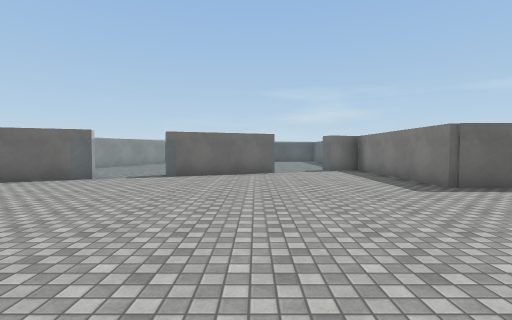
view 1 (above)

12 first-person views from a walk through a Unity game level. The camera is 1.4 m above the floor, tilts 2° down and sees 85° across. The floor is counted in squares, 2 m on a side. Each view is taken from the middle of a square. On the plan, view 1 faces up. The plan holds only what a view shows up to about 9 squares ahead; the rest is blank. The place goes on beyond the plan. The player is left out. Surface patterns are stand-ins for the level's own textures.

view 2
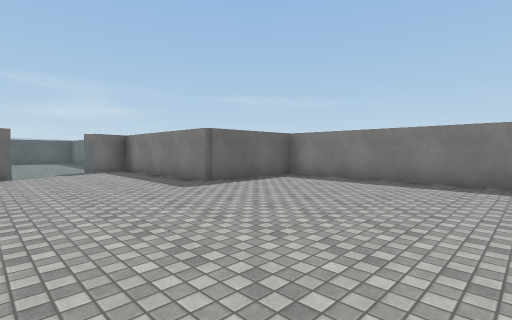

view 3
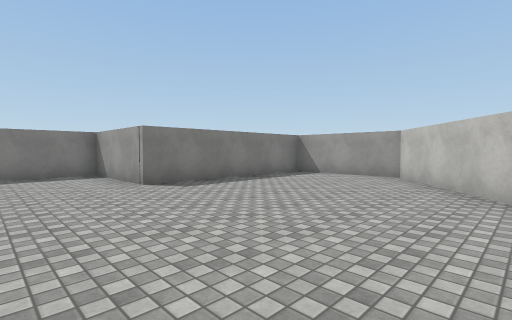

view 4
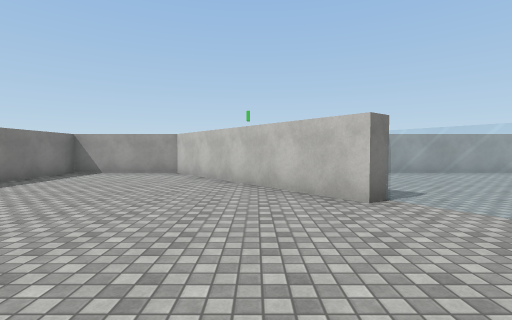

view 5
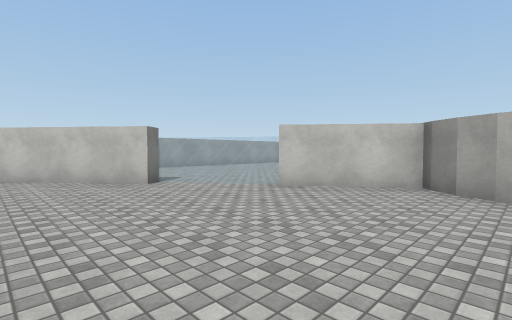

view 6
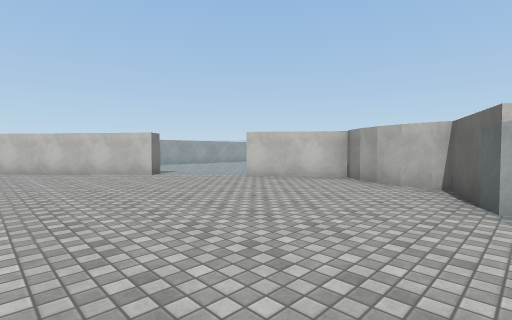

view 7
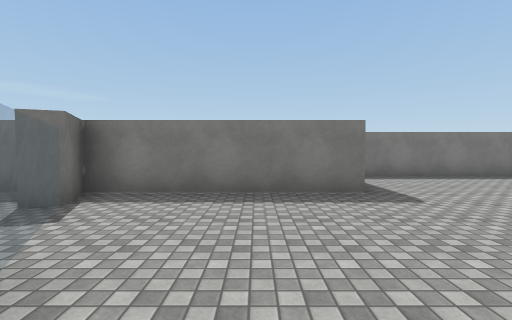

view 8
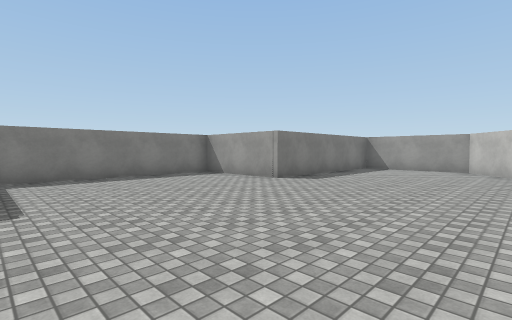

view 9
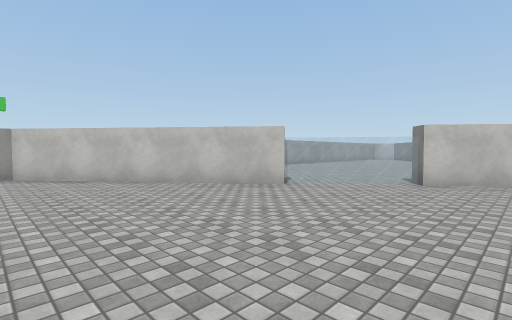

view 10
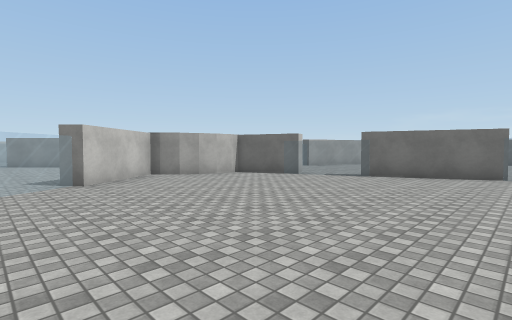

view 11
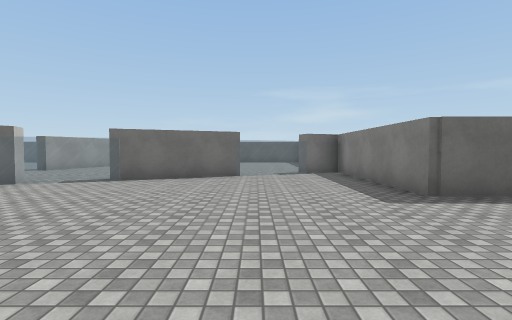

view 12
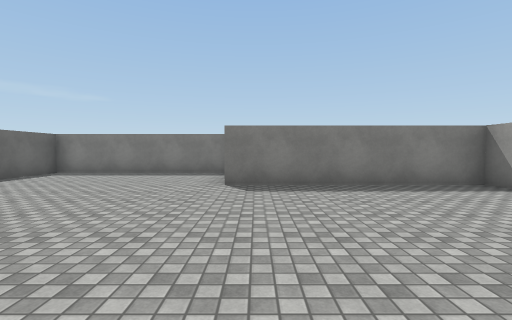

### Floor plan
Points are (right, up) in squares from view 1. A wall is a line through its corners. A room is listed if a view was taken in it or the views show most of it. See-through windows are left out.
Room 1 (views 1, 2, 3, 4, 5, 6, 7, 8, 9, 10, 11, 12)
walls: (-4, -1) (-3.5, -0.7) (0.4, -5.6) (3.6, -5.6) (3.6, -0.4) (6.6, -0.4) (6.6, 5.2) (3.6, 5.2) (3.6, 9.8) (2.6, 9.4) (2.3, 10); (-4, 6.7) (-5.8, 6) (-5.9, 4.9) (-6.3, 4.1); (-5.8, 5.2) (-6.1, 4.4) (-6.8, 3.5) (-5.2, 1.5) (-5.6, 1.1); (0.6, 8.6) (-2.4, 7.4)

Positions as (right, up) in squares from view 1, and headings:
1: (0, 0), facing up
2: (0, 0), facing up-right
3: (-2, 2), facing down-right
4: (-2, 3), facing down
5: (-1, 5), facing down-left
6: (0, 7), facing down-left
7: (-1, 7), facing right
8: (-1, 5), facing down-right
9: (1, 3), facing down-left
10: (1, 0), facing up-left
11: (1, 1), facing up
12: (-2, -1), facing right
